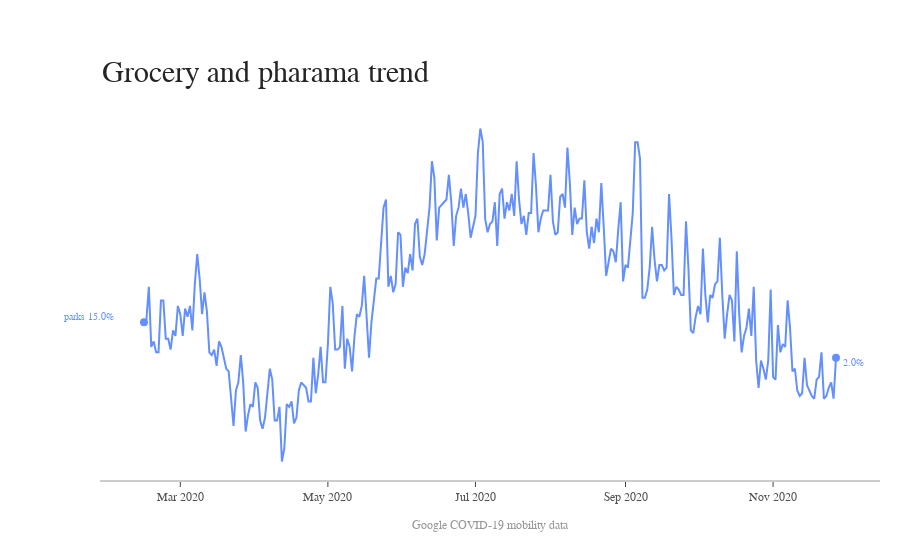

Notebook cell for this chart:
### Code cell
rc,fig = plotTrend(Source = US_trend,
              title = 'Grocery and pharama trend',
              isPercentage = True,
              dateColumnHeader = 'date',
              labels = ['parks_percent_change_from_baseline'],
              credits = 'Google COVID-19 mobility data')
if rc:
    fig.show()

### Figure 1 — Plotly figure (JSON) as saved in the notebook; plotly's stock layout.template omitted (floating-point values rounded to 4 significant figures; data arrays with more than 128 entries replaced by an {"elided": "..."} marker saying what was removed)
{"data": [{"connectgaps": true, "line": {"color": "rgb(100,143,255)", "width": 2}, "mode": "lines", "name": "parks_percent_change_from_baseline", "type": "scatter", "x": {"elided": "287 str values"}, "y": {"elided": "287 int values"}}, {"marker": {"color": "rgb(100,143,255)", "size": 8}, "mode": "markers", "type": "scatter", "x": ["2020-02-15", "2020-11-27"], "y": [15, 2]}], "layout": {"annotations": [{"font": {"color": "rgb(100,143,255)", "family": "Arial", "size": 10}, "showarrow": false, "text": "parks 15.0%", "x": 0.02, "xanchor": "right", "xref": "paper", "y": 17, "yanchor": "middle"}, {"font": {"color": "rgb(100,143,255)", "family": "Arial", "size": 10}, "showarrow": false, "text": "2.0%", "x": 0.95, "xanchor": "left", "xref": "paper", "y": 0, "yanchor": "middle"}, {"font": {"color": "rgb(37,37,37)", "family": "Arial", "size": 30}, "showarrow": false, "text": "Grocery and pharama trend", "x": 0, "xanchor": "left", "xref": "paper", "y": 1.05, "yanchor": "bottom", "yref": "paper"}, {"font": {"color": "rgb(150,150,150)", "family": "Arial", "size": 12}, "showarrow": false, "text": "Google COVID-19 mobility data", "x": 0.5, "xanchor": "center", "xref": "paper", "y": -0.1, "yanchor": "top", "yref": "paper"}], "autosize": false, "margin": {"autoexpand": false, "l": 100, "r": 20, "t": 110}, "plot_bgcolor": "white", "showlegend": false, "xaxis": {"linecolor": "rgb(204, 204, 204)", "linewidth": 2, "showgrid": false, "showline": true, "showticklabels": true, "tickfont": {"color": "rgb(82, 82, 82)", "family": "Arial", "size": 12}, "ticks": "outside"}, "yaxis": {"showgrid": false, "showline": false, "showticklabels": false, "zeroline": false}}}
